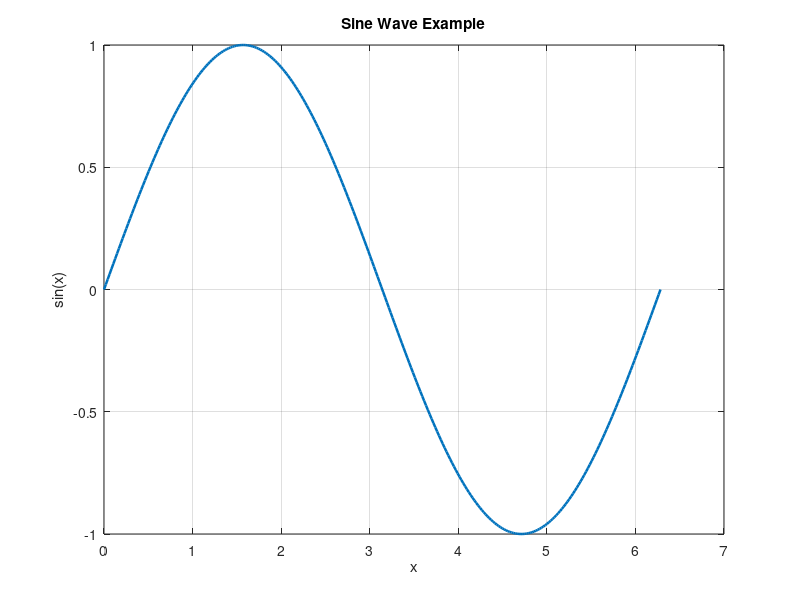
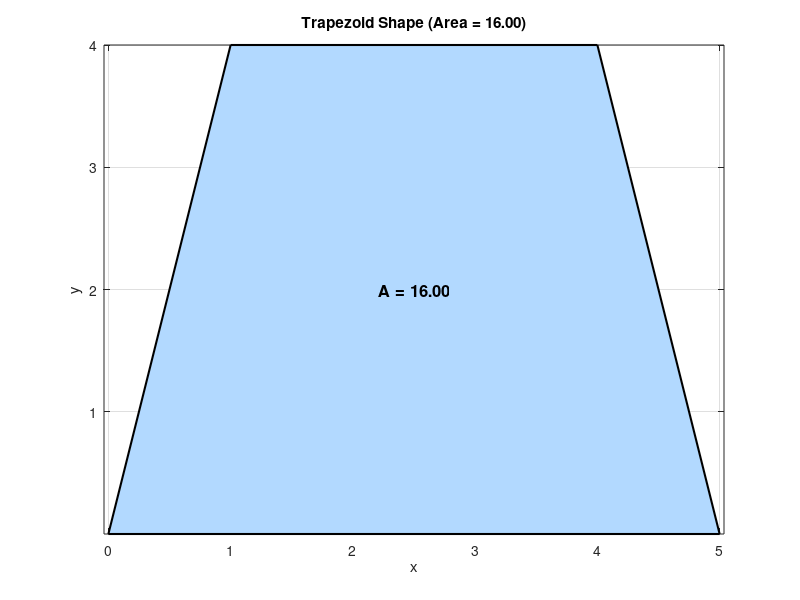

Write MATLAB code to recreate these figures, in order.
clc;
clear;
close all;

% Input values
a = 3;
b = 5;
h = 4;

% Compute trapezoid area directly
A = (a + b) * h / 2;

% Print result
fprintf('a = %.2f\n', a);
fprintf('b = %.2f\n', b);
fprintf('h = %.2f\n', h);
fprintf('Trapezoid area A = %.2f\n', A);

%% Visualization 1: sine wave
x = linspace(0, 2*pi, 300);
y = sin(x);

figure;
plot(x, y, 'LineWidth', 1.8);
grid on;
xlabel('x');
ylabel('sin(x)');
title('Sine Wave Example');

%% Visualization 2: trapezoid shape
x_trap = [0, b, (b + a)/2, (b - a)/2, 0];
y_trap = [0, 0, h, h, 0];

figure;
fill(x_trap, y_trap, [0.7 0.85 1.0], 'EdgeColor', 'k', 'LineWidth', 1.5);
grid on;
axis equal;
xlabel('x');
ylabel('y');
title(sprintf('Trapezoid Shape (Area = %.2f)', A));

text(b/2, h/2, sprintf('A = %.2f', A), ...
    'HorizontalAlignment', 'center', ...
    'FontSize', 12, ...
    'FontWeight', 'bold');
